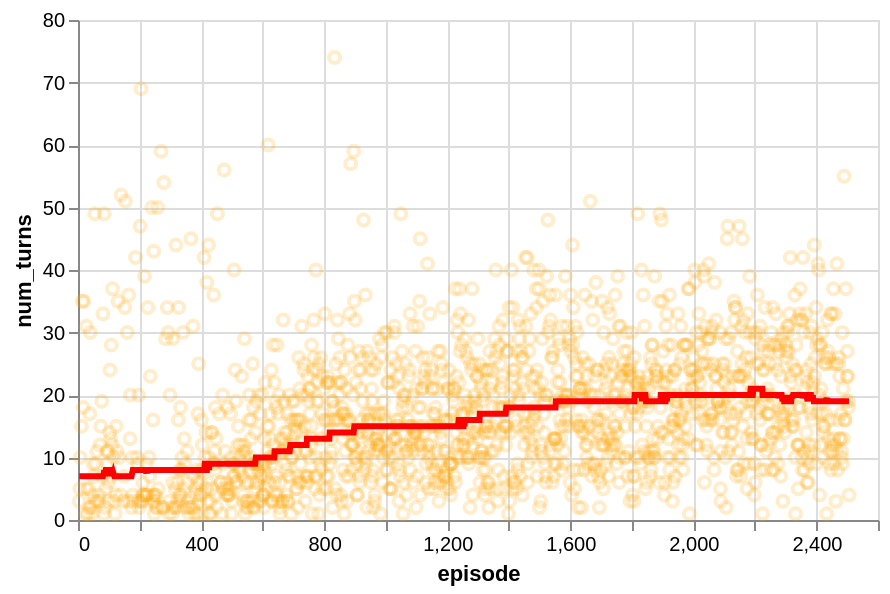

Here is the notebook cell this chart was saved with:
### Code cell
trained_agents = main(n_episodes=2_000)

### Figure 1 — Vega-Lite specification as saved in the notebook (floating-point values rounded to 4 significant figures; data arrays with more than 128 entries replaced by an {"elided": "..."} marker saying what was removed)
{"config": {"view": {"continuousWidth": 300, "continuousHeight": 300}}, "layer": [{"mark": {"type": "point", "color": "orange", "opacity": 0.2}, "encoding": {"x": {"field": "episode", "type": "quantitative"}, "y": {"field": "num_turns", "title": "num_turns", "type": "quantitative"}}}, {"mark": {"type": "line", "color": "red", "size": 3}, "encoding": {"x": {"field": "episode", "type": "quantitative"}, "y": {"field": "rolling_mean", "type": "quantitative"}}, "transform": [{"window": [{"op": "median", "field": "num_turns", "as": "rolling_mean"}], "frame": [-155, 155]}]}], "data": {"name": "data-c466337c3b0ea34ead9b6efb3f5588dd"}, "height": 250, "width": 400, "$schema": "https://vega.github.io/schema/vega-lite/v5.17.0.json", "datasets": {"data-c466337c3b0ea34ead9b6efb3f5588dd": {"elided": "1559 records"}}}
